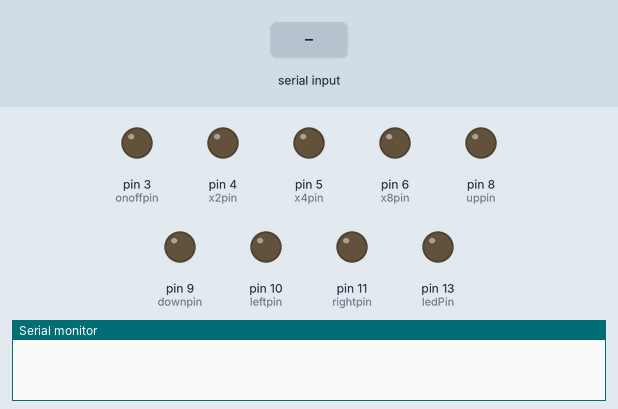
A sketch run on a simulated Arduino Uno, built for the host (arithmetic inside an expression is 32-bit, double 64-bit). Shown: output pins drawn as LEDs (lit = HIGH), the last lines printed to the serial monitor. The inputs (shaded band) are chosen by the test bench.

Above: at 1.2 s.
1.3 s: "o\n" received over Serial
At 1.8 s:
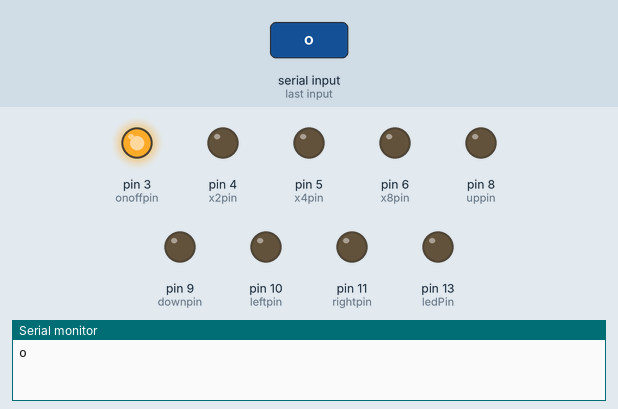
2.8 s: "u\n" received over Serial
At 4.0 s:
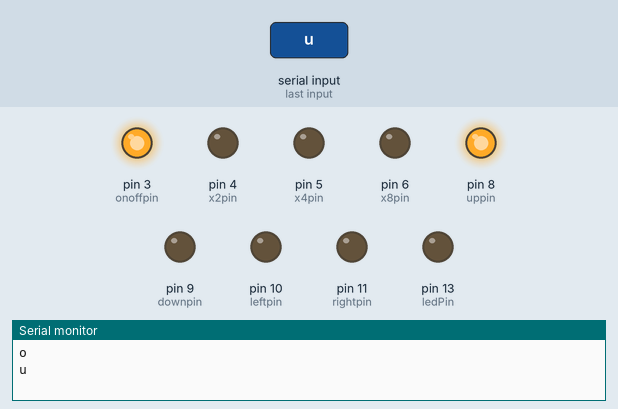
4.3 s: "f\n" received over Serial
At 5.3 s:
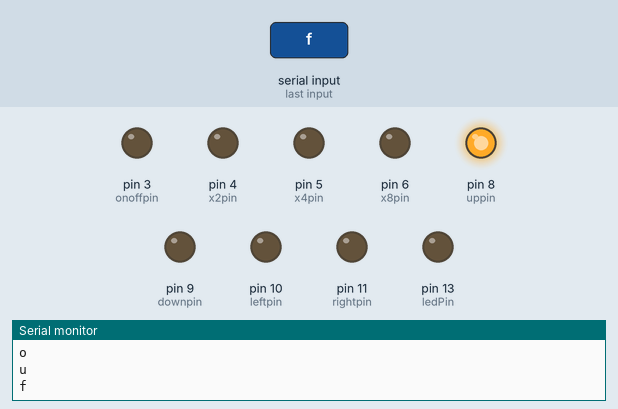
5.8 s: "d\n" received over Serial
At 6.5 s:
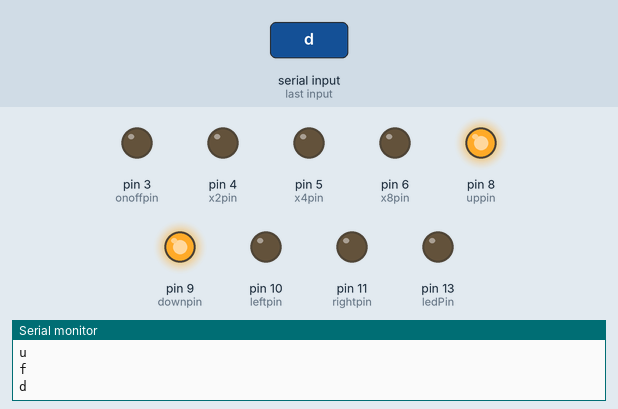
7.3 s: "l\n" received over Serial
At 7.6 s:
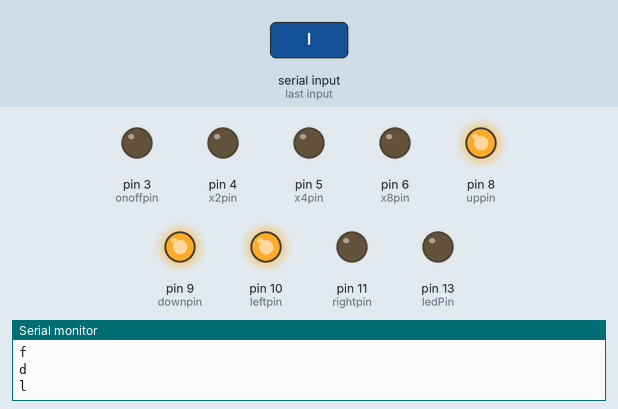
8.8 s: "r\n" received over Serial
At 9.9 s:
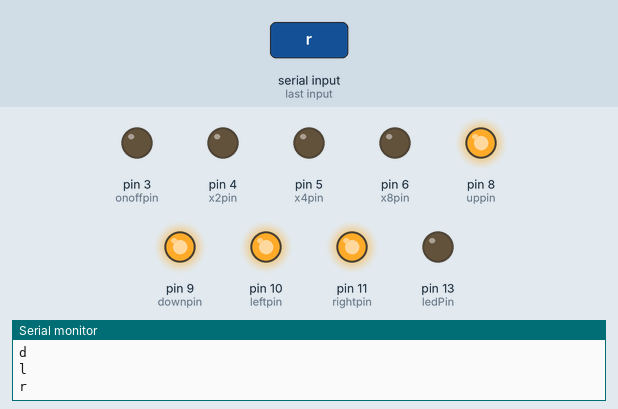
Timing chart, 0 to 11.3 s (numbered marks = the images above; inputs shaded):
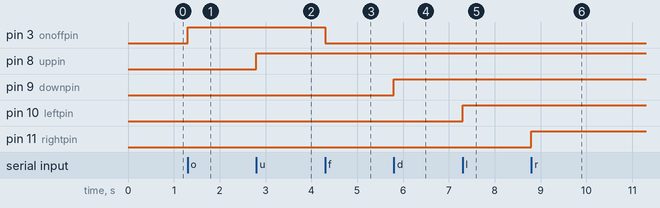

Measured:
- after the input at 1.3 s, pin 3 (onoffpin): LOW → HIGH at once
- after the input at 2.8 s, pin 8 (uppin): LOW → HIGH at once
- after the input at 4.3 s, pin 3 (onoffpin): HIGH → LOW at once
- after the input at 5.8 s, pin 9 (downpin): LOW → HIGH at once
- after the input at 7.3 s, pin 10 (leftpin): LOW → HIGH at once
- after the input at 8.8 s, pin 11 (rightpin): LOW → HIGH at once

The sketch:

8inch_final_uno.ino
```cpp
int onoffpin=3;
int x2pin=4;
int x4pin=5;
int x8pin=6;
int uppin=8;
int downpin=9;
int leftpin=10;
int rightpin=11;
int connection=1;
int ledPin=13;
void setup() {

  pinMode(onoffpin, OUTPUT);   //set pin as output , blue led
  pinMode(x2pin, OUTPUT);   //set pin as output , red led
  pinMode(x4pin, OUTPUT);   //set pin as output , yellow led
  pinMode(x8pin, OUTPUT);   //set pin as output , yellow led
  pinMode(uppin, OUTPUT);   //set pin as output , yellow led
  pinMode(downpin, OUTPUT);   //set pin as output , yellow led
  pinMode(leftpin, OUTPUT);   //set pin as output , yellow led
  pinMode(rightpin, OUTPUT);   //set pin as output , yellow led
  pinMode(ledPin,OUTPUT);
  Serial.begin(9600);    //start serial communication @9600 bps
  }

void loop(){
  if(Serial.available()){  //id data is available to read
  if (connection==0){
    String command = Serial.readStringUntil('\n');
    Serial.println(command);
    blinkLed(100, 100);
    if (command=='h'){
      connection==1;
    }
  }
  else{
    char val = Serial.read();
    Serial.print(val);
    if(val == 'o'){       //if r received
      digitalWrite(onoffpin, HIGH); //turn on red led
      }
    else if(val== 'f'){
      digitalWrite(onoffpin, LOW);
    }
    else if(val=='u'){
      digitalWrite(uppin,HIGH);
    }
    else if(val=='d'){
      digitalWrite(downpin,HIGH);
    }
    else if(val=='l'){
      digitalWrite(leftpin,HIGH);
    }
    else if(val=='r'){
      digitalWrite(rightpin,HIGH);
    }
    else if(val=='s'){
      digitalWrite(uppin, LOW);
      digitalWrite(downpin, LOW);
      digitalWrite(leftpin, LOW);
      digitalWrite(rightpin, LOW);
    }
    else if(val=='x'){
      digitalWrite(x2pin,HIGH);
      digitalWrite(x4pin,LOW);
      digitalWrite(x8pin,LOW);

    }
    else if(val=='y'){
      digitalWrite(x4pin,HIGH);
      digitalWrite(x2pin,LOW);
      digitalWrite(x8pin,LOW);

    }else if(val=='z'){
      digitalWrite(x8pin,HIGH);
      digitalWrite(x4pin,LOW);
      digitalWrite(x2pin,LOW);
    }
    }
    }
  }
void blinkLed(int onTime, int offTime) {
  digitalWrite(ledPin, HIGH); // Turn LED on
  delay(onTime); // Wait for onTime
  digitalWrite(ledPin, LOW); // Turn LED off
  delay(offTime); // Wait for offTime
}
```
